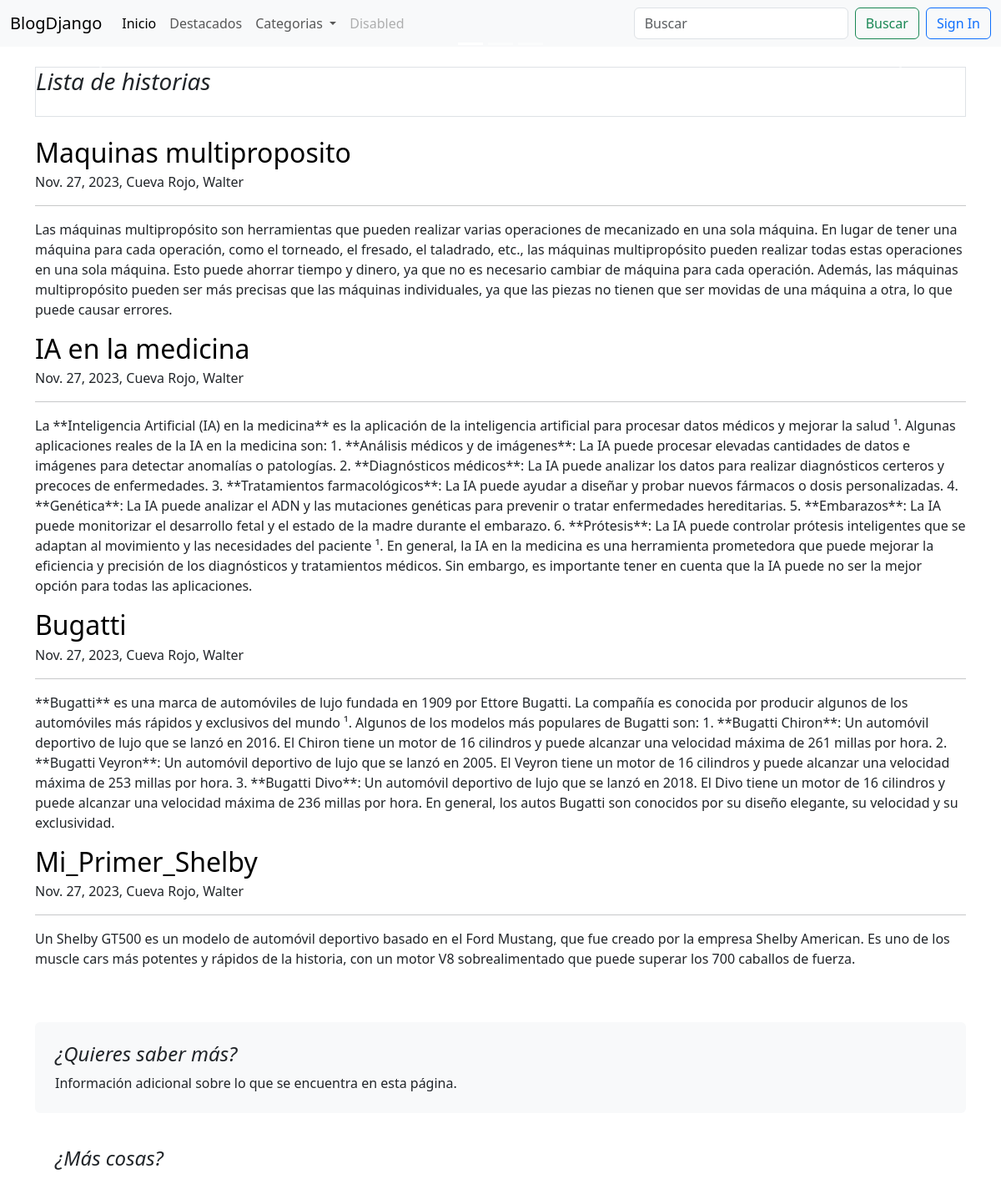
The page / on the database its author committed.
### blogs/models.py (models this page shows, shortened)
class Post(models.Model):
    title = models.CharField(max_length=255)
    slug = models.SlugField(unique=True)
    overview = models.TextField()
    date_created = models.DateTimeField(auto_now_add=True)
    content = models.TextField()
    author = models.ForeignKey(settings.AUTH_USER_MODEL, on_delete=models.PROTECT)
    categories = models.ManyToManyField('Categorias')
    featured = models.BooleanField(default=False)
    pub_date =models.DateTimeField(default=timezone.now)
    def get_absolute_url(self):
        return reverse("blogs:post", kwargs={"slug": self.slug})
    class Meta:
        ordering = ["-date_created"]

### usuarios/models.py (models this page shows)
class User(AbstractUser):
    pass
    def __str__(self):
        return f'{self.last_name}, {self.first_name}'

### blogs/views.py (the view)
# urls.py: path('', views.home_page),
def home_page(request):
   posts= Post.objects.filter(
      pub_date__lte=timezone.now()
   )
   categorias= Categorias.objects.all()
   featured = Post.objects.filter(featured= True).filter(
      pub_date__lte=timezone.now()
   )[:3]
   context = {
      'posts':posts,
      'categorias':categorias,
      'destacados': featured
   }
   return render (request, 'blogs/home_page.html', context=context)

### blogs/templates/blogs/home_page.html (shortened to what this page needs)
{% extends 'base.html' %}
{% block content %}
<div class="container-xxl bd-gutter mt-3 my-md-4 bd-layout">
    <main class="container">
        <div class="row g-5">
            <div class "col-md-12">
                {% include "blogs/featured.html" %}
            </div>
        </div>
        <div class="row g-5">
            <div class "col-md-8">
                <h3 class="pb-4 mb-4 fst-italic border bottom">
                    Lista de historias
                </h3>
                {% for post in posts %}
                    <article class = "blog-post">
                        <h2 class="blog-post-title mb-1">
                            <a href="{{ post.get_absolute_url }}" style="text-decoration: none"
                                class="text-black">
                                {{post.title}}
                            </a>
                        </h2>
                        <p class="blog-post-meta">{{ post.pub_date.date}}, {{post.author}}</p>
                        <hr>
                        <p> {{post.overview}} </p>
                    </article>
                {% endfor %}
            </div>
            <div class=" md-4 ">
                <div class="position-sticky" style="top: 2rem;">
                    <div class="p-4 mb-3 bg-light rounded">
                        <h4 class="fst-italic"> ¿Quieres saber más? </h4>
                        <p class="mb-0"> Información adicional sobre lo que se encuentra en esta página. </p>
                    </div>
                    <div class="p-4">
                        <h4 class="fst-italic">¿Más cosas?</h4>
                    </div>
                </div>
            </div>
        </div>
    </main>
</div>
{%endblock content %}

### rows shown on the page
Post: title "Maquinas multiproposito", pub_date "Nov. 27, 2023", author "Cueva Rojo, Walter", overview "Las máquinas multipropósito son herramientas que pueden realizar varias operaciones de mecanizado en una sola máquina. En lugar de tener una máquina para cada operación, como el torneado, el fresado, el taladrado, etc., las máquinas multipropósito pueden realizar todas estas operaciones en una sola máquina. Esto puede ahorrar tiempo y dinero, ya que no es necesario cambiar de máquina para cada operación. Además, las máquinas multipropósito pueden ser más precisas que las máquinas individuales, ya que las piezas no tienen que ser movidas de una máquina a otra, lo que puede causar errores."
Post: title "IA en la medicina", pub_date "Nov. 27, 2023", author "Cueva Rojo, Walter", overview "La **Inteligencia Artificial (IA) en la medicina** es la aplicación de la inteligencia artificial para procesar datos médicos y mejorar la salud ¹. Algunas aplicaciones reales de la IA en la medicina son: 1. **Análisis médicos y de imágenes**: La IA puede procesar elevadas cantidades de datos e imágenes para detectar anomalías o patologías. 2. **Diagnósticos médicos**: La IA puede analizar los datos para realizar diagnósticos certeros y precoces de enfermedades. 3. **Tratamientos farmacológicos**: La IA puede ayudar a diseñar y probar nuevos fármacos o dosis personalizadas. 4. **Genética**: La IA puede analizar el ADN y las mutaciones genéticas para prevenir o tratar enfermedades…"
Post: title "Bugatti", pub_date "Nov. 27, 2023", author "Cueva Rojo, Walter", overview "**Bugatti** es una marca de automóviles de lujo fundada en 1909 por Ettore Bugatti. La compañía es conocida por producir algunos de los automóviles más rápidos y exclusivos del mundo ¹. Algunos de los modelos más populares de Bugatti son: 1. **Bugatti Chiron**: Un automóvil deportivo de lujo que se lanzó en 2016. El Chiron tiene un motor de 16 cilindros y puede alcanzar una velocidad máxima de 261 millas por hora. 2. **Bugatti Veyron**: Un automóvil deportivo de lujo que se lanzó en 2005. El Veyron tiene un motor de 16 cilindros y puede alcanzar una velocidad máxima de 253 millas por hora. 3. **Bugatti Divo**: Un automóvil deportivo de lujo que se lanzó en 2018. El Divo tiene un motor de 16…"
Post: title "Mi_Primer_Shelby", pub_date "Nov. 27, 2023", author "Cueva Rojo, Walter", overview "Un Shelby GT500 es un modelo de automóvil deportivo basado en el Ford Mustang, que fue creado por la empresa Shelby American. Es uno de los muscle cars más potentes y rápidos de la historia, con un motor V8 sobrealimentado que puede superar los 700 caballos de fuerza."
